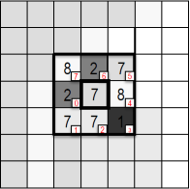
#> input picture tp4/images/Imagen1.png, 190 x 189 px
$ jupyter execute tp4-rivela.ipynb
#> lines starting #> are read from the running program, lines starting #| are printed output that depends on the picture
## Trabajo Practico 4

#### Materia: Vision por Computadora 1
#### Alumno: Lucas Rivela

[cell 1]
import cv2 as cv
import math
import matplotlib.pyplot as plt
import numpy as np
import seaborn as sns

#### Parte 1

[cell 2]
# Path de las imagenes
images_path = ['./images/Imagen1.png', './images/Imagen2.png', './images/Imagen3.png', './images/Imagen4.png', './images/Imagen5.png']

images = []  # Array donde van a quedar cargadas las imagenes en escala de grises

fig = plt.figure(figsize=(12,10))
for count, img in enumerate(images_path, 1):
    image = cv.imread(img, cv.IMREAD_GRAYSCALE)
#> image: shape (189, 190); min 0, max 255, mean 202.5
    images.append(image)  # Guardo la imagen
    ax = fig.add_subplot(2, math.ceil(len(images_path)/2), count)
    ax.imshow(image, cmap='gray')
#> pass 2 of the loop `for count, img in enumerate(images_path, 1):`:
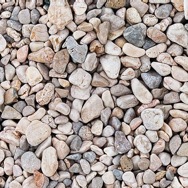
#> input picture tp4/images/Imagen2.png, 188 x 188 px
#> `image = cv.imread(img, cv.IMREAD_GRAYSCALE)`:
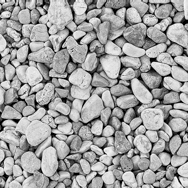
#> image: shape (188, 188); min 0, max 255, mean 160.3
plt.show()
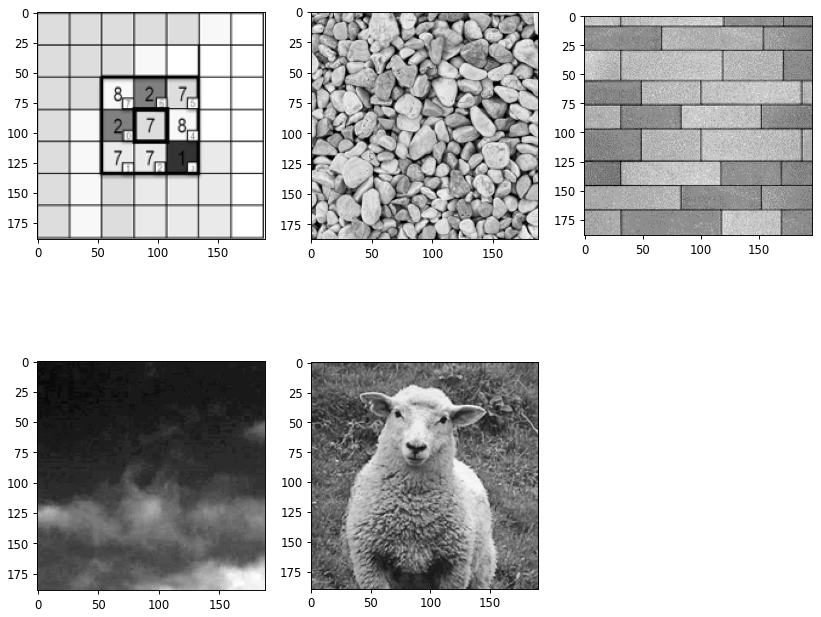
#> figure drawn by matplotlib, 5 panels
